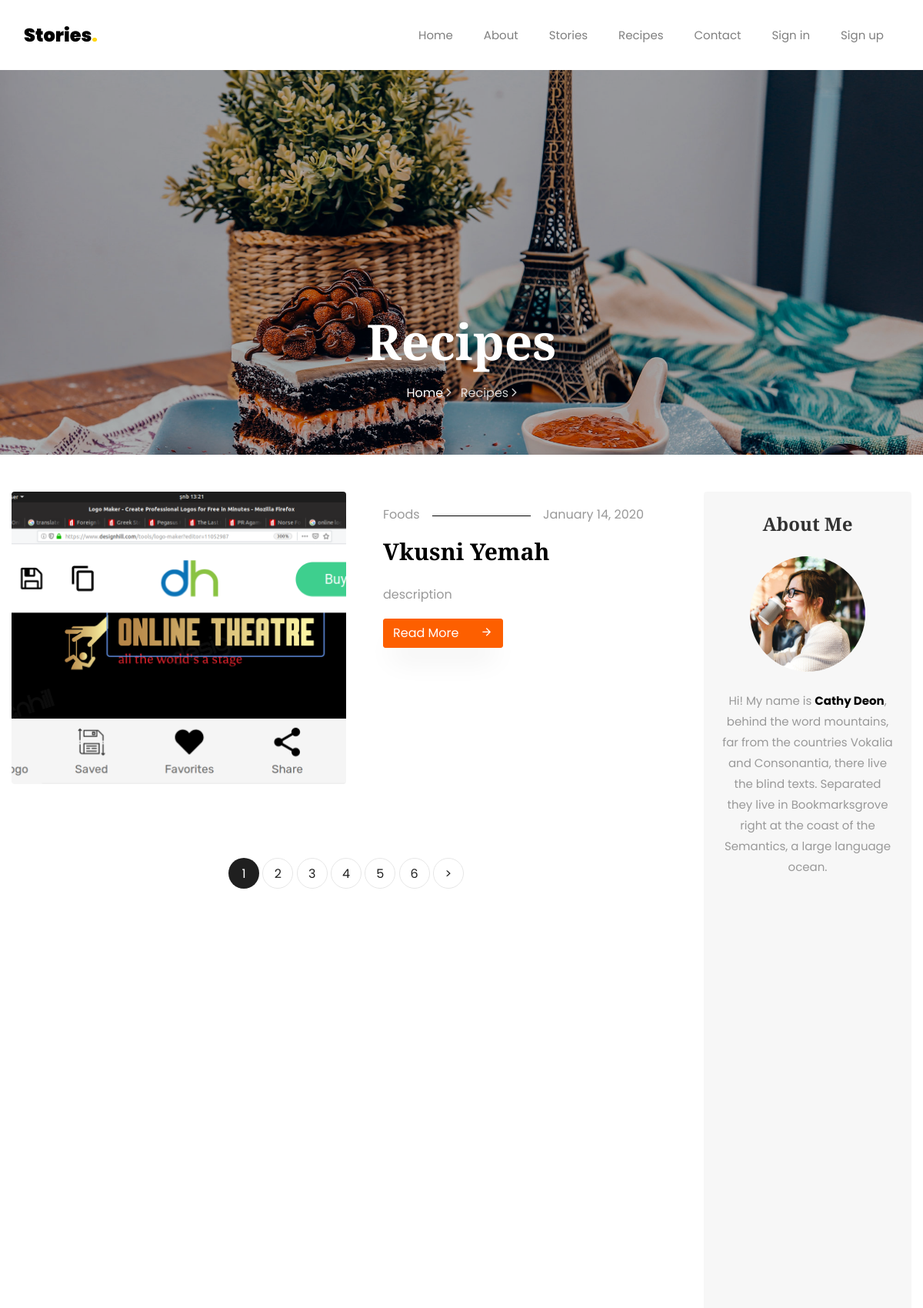
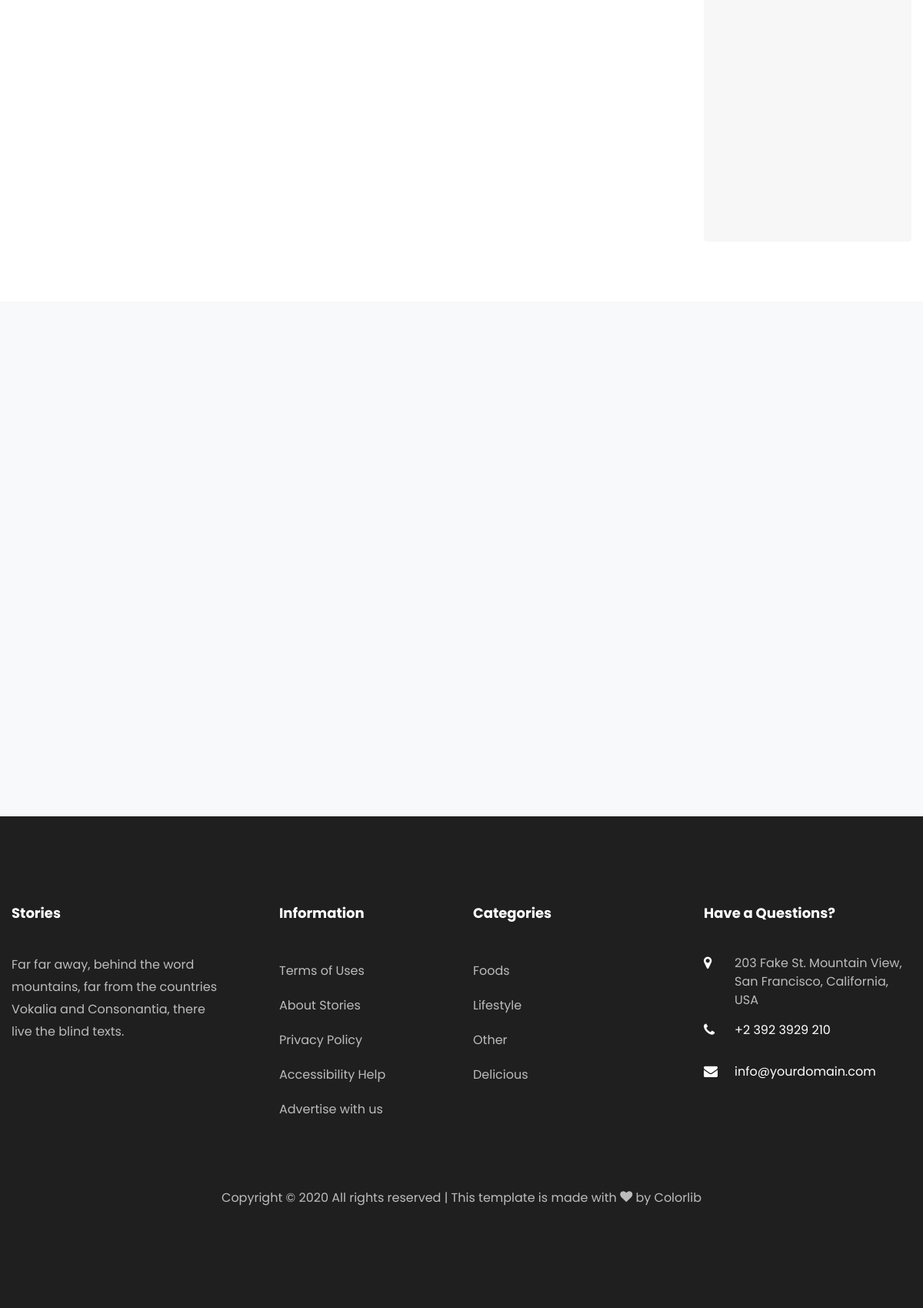
The app's page /recipes/ with its own data (2 pictures, top to bottom).
### stories/models.py (models this page shows, shortened)
class NavLinks(models.Model):
    title = models.CharField(max_length=255, blank=False, null=False)
    url = models.CharField(max_length=20, blank=True)
    active = models.BooleanField(default=True)
    create_at = models.DateTimeField(auto_now_add=True)
    updated_at = models.DateTimeField(auto_now=True)

class Recipe(models.Model):
    title = models.CharField(max_length=50, blank=False, null=True)
    created_at = models.DateField(auto_now_add=True)
    image = models.ImageField(upload_to='recipes', blank=False, null= True)
    description = models.TextField(blank=False)
    long_description = RichTextField('long description')
    category = models.ForeignKey('Category', on_delete=models.CASCADE, related_name='recipes',null=True)
    updated_at = models.DateTimeField(auto_now = True)
    owner = models.ForeignKey(User, on_delete=models.CASCADE, related_name='recipes', default=1)
    view_count = models.PositiveIntegerField('View count', default=0) # checks how many ppl watched the recipe
    class Meta:
        ordering = ('-created_at',)
        verbose_name = 'Resept'
        verbose_name_plural = 'Reseptler'

class Category(models.Model):
    title = models.CharField(max_length=50, blank=False, null=True)
    image = models.ImageField(upload_to='categories')
    create_at = models.DateTimeField(auto_now_add=True)
    updated_at = models.DateTimeField(auto_now=True)

### stories/views.py (the view)
# urls.py: path('recipes/',RecipeView.as_view(), name='recipes'),
class RecipeView(ListView):
    model = Recipe
    template_name = 'stories/recipes.html'
    context_object_name = 'recipes'
    paginate_by = 1 #number of pages

### stories/templatetags/base_filters.py (called while the page is built)
@register.simple_tag
def get_nav_links():
    return NavLinks.objects.filter(active=True)

@register.simple_tag
def get_categories():
    return Category.objects.all()

@register.simple_tag
def get_subscriber_form():
    return SubscriberForm()

### stories/templates/stories/recipes.html (shortened to what this page needs)
{% extends 'base/index.html' %}
{% load static base_filters %}
{% block content %}
<section class="hero-wrap hero-wrap-2" style="background-image: url('{% static 'images/bg_4.jpg' %}');">
    <div class="overlay"></div>
    <div class="container">
        <div class="row no-gutters slider-text align-items-end justify-content-center">
            <div class="col-md-9 ftco-animate pb-5 text-center">
                <h1 class="mb-3 bread">Recipes</h1>
                <p class="breadcrumbs"><span class="mr-2"><a href="index.html">Home <i
                        class="ion-ios-arrow-forward"></i></a></span> <span>Recipes <i
                        class="ion-ios-arrow-forward"></i></span></p>
            </div>
        </div>
    </div>
</section>
<section class="ftco-section">
    <div class="container">
        <div class="row">
            <div class="col-lg-9">
                <div class="row">
                    {% for recipe in recipes %}
                    <div class="col-md-6 col-lg-12 ftco-animate">
                        <div class="blog-entry d-lg-flex">
                            <div class="half">
                                <a href="{% url 'stories:single' recipe.id %}" class="img d-flex align-items-end"
                                   style="background-image: url('{{recipe.image.url}}');">
                                </a>
                            </div>
                            <div class="text px-md-4 px-lg-5 half pt-3">
                                <p class="meta d-flex"><span class="pr-3">{{recipe.category.title}}</span><span class="ml-auto pl-3">{{ recipe.created_at|date:"F d, Y"}}</span>
                                </p>
                                <h3><a href="{% url 'stories:single' recipe.id %}">{{ recipe.title}}</a></h3>
                                <p>{{recipe.description|truncatewords:"100"}}
                                </p>
                                <p class="mb-0"><a href="{% url 'stories:single' recipe.id %}" class="btn btn-primary">Read More <span
                                        class="icon-arrow_forward ml-4"></span></a></p>
                            </div>
                        </div>
                    </div>
                    {% endfor %}
                </div>
            <div class="row mt-5">
                    <div class="col text-center">
                        <div class="block-27">
                            <ul>
                                {% for page in page_obj.paginator.page_range %}
                                {% if page == page_obj.number %}
                                <li class="active"><span>{{ page }}</span></li>
                                {% else %}
                                <li><a href="?page={{page}}">{{ page }}</a></li>
                                {% endif %}
                                {% endfor %}
                                {% if page_obj.has_next %}
                                    <li><a href="?page={{ recipes.next_page_number }}">&gt;</a></li>
                                {% endif %}
                            </ul>
                        </div>
                    </div>
                </div>
            </div>
            <div class="col-lg-3">
                <div class="sidebar-wrap">
                    <div class="sidebar-box p-4 about text-center ftco-animate">
                        <h2 class="heading mb-4">About Me</h2>
                        <img src='{% static "images/author.jpg" %}' class="img-fluid" alt="Colorlib Template">
                        <div class="text pt-4">
                            <p>Hi! My name is <strong>Cathy Deon</strong>, behind the word mountains, far from the
                                countries Vokalia and Consonantia, there live the blind texts. Separated they live in
                                Bookmarksgrove right at the coast of the Semantics, a large language ocean.</p>
                        </div>
                    </div>
                        {% get_categories as categories %}
                </div>
            </div>
        </div>
    </div>
</section>
<section class="ftco-subscribe ftco-section bg-light">
    <div class="overlay">
        <div class="container">
            <div class="row d-flex justify-content-center">
            </div>
        </div>
    </div>
</section>
{% endblock content %}

### templates/partials/header.html (shortened to what this page needs)
{% load base_filters %}
{% get_nav_links as nav_links %}
<nav class="navbar navbar-expand-lg navbar-dark bg-dark ftco-navbar-light" id="ftco-navbar">
    <div class="container">
        <a class="navbar-brand" href="index.html">Stories<span>.</span></a>
        <div class="collapse navbar-collapse" id="ftco-nav">
            <ul class="navbar-nav ml-auto">
                {% for link in nav_links %}
                    {% if link.url == '/accounts/login' %}
                        {% if not user.is_authenticated %}
                            <li class="nav-item active"><a href="{{ link.url }}" class="nav-link">{{ link.title }}</a></li>
                            {% else %}
                             <li class="nav-item active"><a href="{% url 'accounts:logout' %}" class="nav-link">Log out</a></li>
                             <li class="nav-item active"><a href="{% url 'stories:user-profile' request.user.id %}" class="nav-link">Profile</a></li>
                        {% endif %}
                    {% elif link.url == '/accounts/register' %}
                        {% if not user.is_authenticated %}
                            <li class="nav-item active"><a href="{{ link.url }}" class="nav-link">{{ link.title }}</a></li>
                        {% endif %}
                    {% else %}
                        <li class="nav-item active"><a href="{{ link.url }}" class="nav-link">{{ link.title }}</a></li>
                    {% endif %}
                {% endfor %}
            </ul>
        </div>
    </div>
</nav>

### templates/partials/footer.html (shortened to what this page needs)
{% load static base_filters %}
<footer class="ftco-footer ftco-footer-2 ftco-section">
    <div class="container">
        <div class="row mb-5">
            <div class="col-md">
                <div class="ftco-footer-widget mb-4">
                    <h2 class="ftco-heading-2">Stories</h2>
                    <p>Far far away, behind the word mountains, far from the countries Vokalia and Consonantia, there live the blind texts.</p>
                    <ul class="ftco-footer-social list-unstyled float-md-left float-lft mt-5">
                    </ul>
                </div>
            </div>
            <div class="col-md">
                <div class="ftco-footer-widget mb-4 ml-md-5">
                    <h2 class="ftco-heading-2">Information</h2>
                    <ul class="list-unstyled">
                        <li><a href="#" class="py-2 d-block">Terms of Uses</a></li>
                        <li><a href="#" class="py-2 d-block">About Stories</a></li>
                        <li><a href="#" class="py-2 d-block">Privacy Policy</a></li>
                        <li><a href="#" class="py-2 d-block">Accessibility Help</a></li>
                        <li><a href="#" class="py-2 d-block">Advertise with us</a></li>
                    </ul>
                </div>
            </div>
            <div class="col-md">
                <div class="ftco-footer-widget mb-4">
                    <h2 class="ftco-heading-2">Categories</h2>
                    <ul class="list-unstyled">
                    {% get_categories as categories %}
                    {% for category in categories|slice:":4" %}
                        <li><a href="#" class="py-2 d-block">{{category.title}}</a></li>
                    {% endfor %}
                    </ul>
                </div>
            </div>
            <div class="col-md">
                <div class="ftco-footer-widget mb-4">
                    <h2 class="ftco-heading-2">Have a Questions?</h2>
                    <div class="block-23 mb-3">
                        <ul>
                            <li><span class="icon icon-map-marker"></span><span class="text">203 Fake St. Mountain View, San Francisco, California, USA</span>
                            </li>
                            <li><a href="#"><span class="icon icon-phone"></span><span
                                class="text">+2 392 3929 210</span></a></li>
                            <li><a href="#"><span class="icon icon-envelope"></span><span class="text">info@yourdomain.com</span></a>
                            </li>
                        </ul>
                    </div>
                </div>
            </div>
        </div>
        <div class="row">
            <div class="col-md-12 text-center">
                <p>
                    Copyright &copy;
                    All rights reserved | This template is made with <i class="icon-heart color-danger" aria-hidden="true"></i> by <a href="https://colorlib.com" target="_blank">Colorlib</a>
                </p>
            </div>
        </div>
    </div>
</footer>

### static/css/icomoon.css (style rules this page uses)
[class^="icon-"], [class*=" icon-"] { font-family: 'icomoon' !important; speak: none; font-style: normal; font-weight: normal; font-variant: normal; text-transform: none; line-height: 1; -webkit-font-smoothing: antialiased; -moz-osx-font-smoothing: grayscale; }
.icon-heart:before { content: "\f004"; }
.icon-map-marker:before { content: "\f041"; }
.icon-phone:before { content: "\f095"; }
.icon-envelope:before { content: "\f0e0"; }
.icon-arrow_forward:before { content: "\e5c8"; }

### records on screen
NavLinks: title "Home"
NavLinks: title "About"
NavLinks: title "Stories"
NavLinks: title "Recipes"
NavLinks: title "Contact"
NavLinks: title "Sign in"
NavLinks: title "Sign up"
Recipe: image (picture), category "Foods", created_at "January 14, 2020", title "Vkusni Yemah", description "description"
Category: title "Foods"
Category: title "Lifestyle"
Category: title "Other"
Category: title "Delicious"

### other values on screen
{{ page }} "1"
{{ page }} "2" "3" "4" "5" "6"
